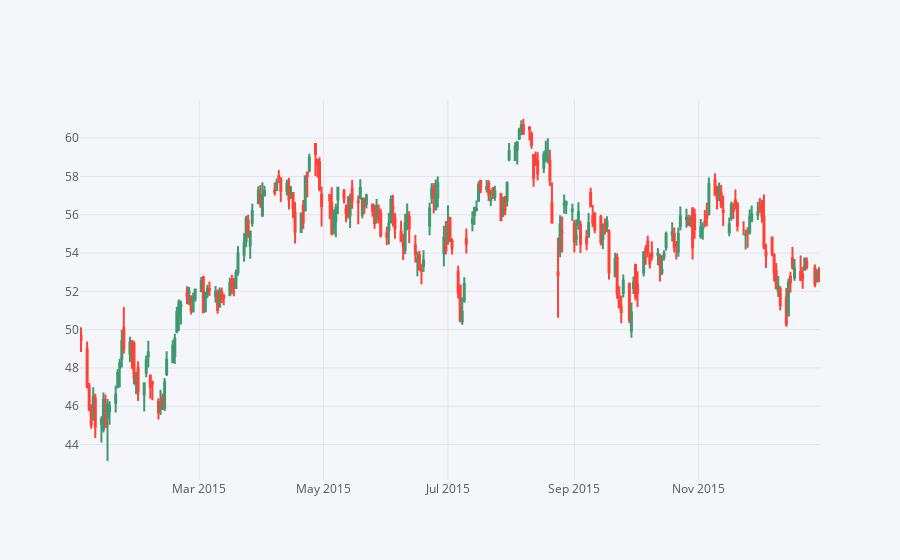

Notebook source saved alongside this figure:
### Markdown cell above
** Use .iplot(kind='candle) to create a candle plot of Bank of America's stock from Jan 1st 2015 to Jan 1st 2016.**

### Code cell
BNP[['Open', 'High', 'Low', 'Close']].ix['2015-01-01':'2016-01-01'].iplot(kind='candle')

### Figure 1 — Plotly figure (JSON) as saved in the notebook; plotly's stock layout.template omitted (floating-point values rounded to 4 significant figures; data arrays with more than 128 entries replaced by an {"elided": "..."} marker saying what was removed)
{"data": [{"close": {"elided": "255 float values"}, "high": {"elided": "255 float values"}, "low": {"elided": "255 float values"}, "open": {"elided": "255 float values"}, "showlegend": false, "type": "candlestick", "x": {"elided": "255 str values"}, "yaxis": "y2"}], "layout": {"legend": {"bgcolor": "#F5F6F9", "font": {"color": "#4D5663"}}, "paper_bgcolor": "#F5F6F9", "plot_bgcolor": "#F5F6F9", "title": {"font": {"color": "#4D5663"}}, "xaxis": {"gridcolor": "#E1E5ED", "rangeslider": {"visible": false}, "showgrid": true, "tickfont": {"color": "#4D5663"}, "title": {"font": {"color": "#4D5663"}, "text": ""}, "zerolinecolor": "#E1E5ED"}, "yaxis": {"gridcolor": "#E1E5ED", "showgrid": true, "showticklabels": false, "tickfont": {"color": "#4D5663"}, "title": {"font": {"color": "#4D5663"}, "text": ""}, "zerolinecolor": "#E1E5ED"}, "yaxis2": {"gridcolor": "#E1E5ED", "showgrid": true, "tickfont": {"color": "#4D5663"}, "title": {"font": {"color": "#4D5663"}, "text": ""}, "zerolinecolor": "#E1E5ED"}}}
